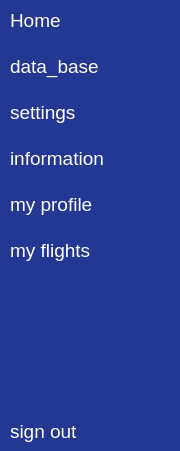
     <widget class="QWidget" name="widget_2" native="true">
      <property name="minimumSize">
       <size>
        <width>180</width>
        <height>0</height>
       </size>
      </property>
      <property name="maximumSize">
       <size>
        <width>179</width>
        <height>16777215</height>
       </size>
      </property>
      <property name="styleSheet">
       <string notr="true">QWidget{
background-color: #233793;
}
QPushButton{
	color: rgb(255, 255, 255);
	border:none;
	height:40px;
	text-align:left;
	padding-left:10px;
	border-top-left-radius:10px;
	border-bottom-left-radius:10px;
}
QPushButton:checked{
	background-color: rgb(255, 255, 255);
	font-weight: bold;
	color: rgb(85, 170, 255);
}</string>
      </property>
      <layout class="QGridLayout" name="gridLayout_6">
       <property name="leftMargin">
        <number>0</number>
       </property>
       <property name="topMargin">
        <number>0</number>
       </property>
       <property name="rightMargin">
        <number>0</number>
       </property>
       <property name="bottomMargin">
        <number>0</number>
       </property>
       <item row="2" column="0">
        <spacer name="verticalSpacer_2">
         <property name="orientation">
          <enum>Qt::Vertical</enum>
         </property>
         <property name="sizeHint" stdset="0">
          <size>
           <width>20</width>
           <height>135</height>
          </size>
         </property>
        </spacer>
       </item>
       <item row="0" column="0">
        <layout class="QGridLayout" name="gridLayout_9">
         <property name="leftMargin">
          <number>0</number>
         </property>
         <property name="topMargin">
          <number>0</number>
         </property>
         <property name="rightMargin">
          <number>0</number>
         </property>
         <item row="2" column="0">
          <widget class="QPushButton" name="settings_sideboard_2">
           <property name="font">
            <font>
             <pointsize>14</pointsize>
            </font>
           </property>
           <property name="text">
            <string>settings</string>
           </property>
           <property name="iconSize">
            <size>
             <width>30</width>
             <height>30</height>
            </size>
           </property>
           <property name="checkable">
            <bool>true</bool>
           </property>
           <property name="autoExclusive">
            <bool>true</bool>
           </property>
          </widget>
         </item>
         <item row="0" column="0">
          <widget class="QPushButton" name="home_sideboard_2">
           <property name="minimumSize">
            <size>
             <width>31</width>
             <height>0</height>
            </size>
           </property>
           <property name="maximumSize">
            <size>
             <width>16777215</width>
             <height>16777215</height>
            </size>
           </property>
           <property name="font">
            <font>
             <pointsize>14</pointsize>
            </font>
           </property>
           <property name="layoutDirection">
            <enum>Qt::LeftToRight</enum>
           </property>
           <property name="text">
            <string>Home</string>
           </property>
           <property name="iconSize">
            <size>
             <width>30</width>
             <height>30</height>
            </size>
           </property>
           <property name="checkable">
            <bool>true</bool>
           </property>
           <property name="autoExclusive">
            <bool>true</bool>
           </property>
          </widget>
         </item>
         <item row="4" column="0">
          <widget class="QPushButton" name="profile_sideboard_2">
           <property name="font">
            <font>
             <pointsize>14</pointsize>
            </font>
           </property>
           <property name="text">
            <string>my profile</string>
           </property>
           <property name="iconSize">
            <size>
             <width>30</width>
             <height>30</height>
            </size>
           </property>
           <property name="checkable">
            <bool>true</bool>
           </property>
           <property name="autoExclusive">
            <bool>true</bool>
           </property>
          </widget>
         </item>
         <item row="3" column="0">
          <widget class="QPushButton" name="info_sideboard_2">
           <property name="font">
            <font>
             <pointsize>14</pointsize>
            </font>
           </property>
           <property name="text">
            <string>information</string>
           </property>
           <property name="iconSize">
            <size>
             <width>30</width>
             <height>30</height>
            </size>
           </property>
           <property name="checkable">
            <bool>true</bool>
           </property>
           <property name="autoExclusive">
            <bool>true</bool>
           </property>
          </widget>
         </item>
         <item row="1" column="0">
          <widget class="QPushButton" name="data_base_sideboard_2">
           <property name="font">
            <font>
             <pointsize>14</pointsize>
            </font>
           </property>
           <property name="text">
            <string>data_base</string>
           </property>
           <property name="iconSize">
            <size>
             <width>30</width>
             <height>30</height>
            </size>
           </property>
           <property name="checkable">
            <bool>true</bool>
           </property>
           <property name="autoExclusive">
            <bool>true</bool>
           </property>
          </widget>
         </item>
         <item row="5" column="0">
          <widget class="QPushButton" name="my_flights_sideboard_2">
           <property name="font">
            <font>
             <pointsize>14</pointsize>
            </font>
           </property>
           <property name="text">
            <string>my flights</string>
           </property>
           <property name="iconSize">
            <size>
             <width>30</width>
             <height>30</height>
            </size>
           </property>
           <property name="checkable">
            <bool>true</bool>
           </property>
           <property name="autoExclusive">
            <bool>true</bool>
           </property>
          </widget>
         </item>
        </layout>
       </item>
       <item row="3" column="0">
        <widget class="QPushButton" name="sign_out_sideboard_2">
         <property name="font">
          <font>
           <pointsize>14</pointsize>
          </font>
         </property>
         <property name="text">
          <string>sign out</string>
         </property>
         <property name="iconSize">
          <size>
           <width>40</width>
           <height>40</height>
          </size>
         </property>
         <property name="checkable">
          <bool>true</bool>
         </property>
         <property name="autoExclusive">
          <bool>true</bool>
         </property>
        </widget>
       </item>
      </layout>
     </widget>
